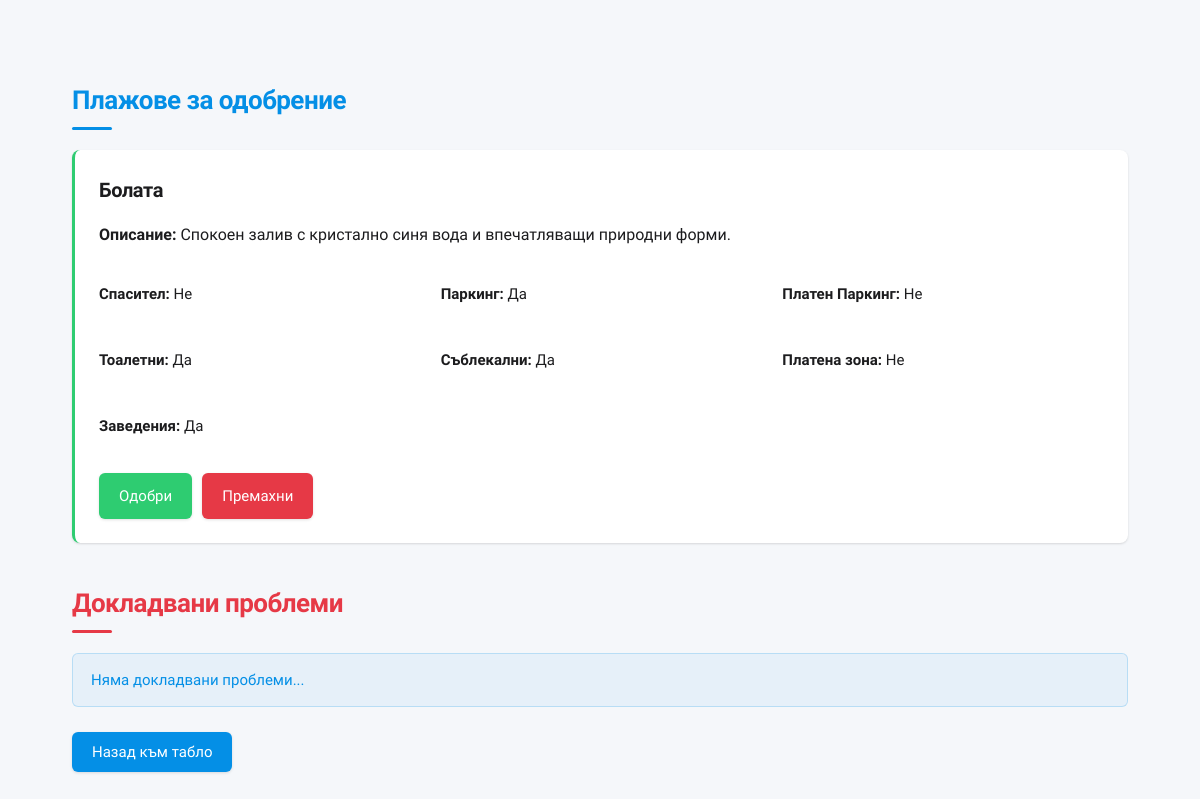
The app's page /moderation/dashboard-mod/ (signed in) with its own data.
### beaches/models.py (models this page shows, shortened)
class Beach(models.Model):
    TYPE_CHOICES = (
        ('beach', 'Плаж'),
        ('lake', 'Езеро'),
        ('dam', 'Язовир'),
    )
    has_been_approved = models.BooleanField(default=False)
    approved_date = models.DateTimeField(null=True, blank=True)
    id = models.UUIDField(primary_key=True, default=uuid.uuid4, editable=False)
    name = models.CharField(max_length=50)
    type = models.CharField(max_length=100, null=True, blank=True, default="beach")
    description = models.TextField(max_length=250, null=True, blank=True)
    latitude = models.FloatField(null=True, blank=True)
    longitude = models.FloatField(null=True, blank=True)
    rating = models.FloatField(default=default_rating)
    has_lifeguard = models.BooleanField(default=False)
    has_parking = models.BooleanField(default=False)
    has_paid_parking = models.BooleanField(default=False)
    swimming_allowed = models.BooleanField(default=False)
    fishing_allowed = models.BooleanField(default=False)
    has_toilets = models.BooleanField(default=False)
    has_changing_rooms = models.BooleanField(default=False)
    has_paid_zone = models.BooleanField(default=False)
    has_beach_bar = models.BooleanField(default=False)
    favourites = models.ManyToManyField(User, related_name="favourite_beaches", blank=True)

### beaches/views.py (the view)
# urls.py: path('moderation/dashboard-mod/', views.dashboard_mod, name='dashboard_mod'),
@user_passes_test(is_moderator)
@login_required
def dashboard_mod(request):
    pending_beaches = models.Beach.objects.filter(has_been_approved=False).prefetch_related('beachimage_set')
    reports = models.BeachReport.objects.filter(resolved = False)
    context = {
        'pending': pending_beaches,
        'reports': reports
    }
    return render(request, 'app/moderator/dashboard_mod.html', context)

### beaches/views.py (called while the page is built)
def is_moderator(user):
    return user.is_staff  # Check if user is staff | Проверка дали потребителят е модератор

### beaches/templates/app/moderator/dashboard_mod.html (shortened to what this page needs)
{% load static %}
<!DOCTYPE html>
<html lang="bg">
<head>
    <link rel="stylesheet" href="{% static 'dashboard_mod.css' %}">
</head>
<body class="mod-container">
    <h2 class="section-title blue">Плажове за одобрение</h2>
    {% for beach in pending %}
        <div class="mod-card green-border">
            <h3 class="card-title">{{ beach.name }}</h3>
            <p><strong>Описание:</strong> {{ beach.description }}</p>
            <div class="info-grid">
                <p><strong>Спасител:</strong> {{ beach.has_lifeguard|yesno:"Да,Не" }}</p>
                <p><strong>Паркинг:</strong> {{ beach.has_parking|yesno:"Да,Не" }}</p>
                <p><strong>Платен Паркинг:</strong> {{ beach.has_paid_parking|yesno:"Да,Не" }}</p>
                <p><strong>Тоалетни:</strong> {{ beach.has_toilets|yesno:"Да,Не" }}</p>
                <p><strong>Съблекални:</strong> {{ beach.has_changing_rooms|yesno:"Да,Не" }}</p>
                <p><strong>Платена зона:</strong> {{ beach.has_paid_zone|yesno:"Да,Не" }}</p>
                <p><strong>Заведения:</strong> {{ beach.has_beach_bar|yesno:"Да,Не" }}</p>
            </div>
            <div class="actions">
                <a href="{% url 'beach_approve' beach.id %}" class="btn green">Одобри</a>
                <a href="{% url 'beach_delete' beach.id %}" class="btn red">Премахни</a>
            </div>
        </div>
    {% empty %}
        <div class="alert blue">Няма плажове за одобрение...</div>
    {% endfor %}
    <h2 class="section-title red">Докладвани проблеми</h2>
    {% for report in reports %}
        <div class="mod-card red-border">
            <h3 class="card-title red">{{ report.title }}</h3>
            <div class="meta">
                <p>Плаж: <span class="highlight">{{ report.beach.name }}</span></p>
                <p>Потребител: <span class="highlight">{{ report.submitted_by.username }}</span></p>
                <p>Категория: <span class="highlight">{{ report.category }}</span></p>
            </div>
            <div class="beach-images">
                <h4>Снимки:</h4>
                {% for image_instance in report.beach.images.all %}
                    <img src="{{ image_instance.image.url }}" alt="Снимка на плаж {{ beach.name }}">
                {% empty %}
                    <p class="muted">Няма качени снимки.</p>
                {% endfor %}
            </div>
            <p><strong>Описание:</strong><br>
                {% if report.description %}
                    <span class="muted">{{ report.description }}</span>
                {% else %}
                    <span class="muted italic">Няма описание...</span>
                {% endif %}
            </p>
            <div class="actions">
                <a href="{% url 'report_resolve' report.id %}" class="btn green">Разрешено</a>
                <a href="#" class="btn yellow">Прегледай</a>
                <a href="{% url 'report_delete' report.id %}" class="btn red">Изтрии</a>
            </div>
        </div>
    {% empty %}
        <div class="alert blue mb-32">Няма докладвани проблеми...</div>
    {% endfor %}
    <a class="btn blue" href="{% url 'admin:index' %}">Назад към табло</a>
</body>
</html>

### static/dashboard_mod.css (style rules this page uses)
body.mod-container { font-family: "Onest", sans-serif; background-color: #f5f7fa; color: #1c1c1e; padding: 32px 64px; line-height: 1.6; font-size: 16px; }
h1, h2, h3, h4, h5, h6, .section-title, .card-title { font-weight: 600; letter-spacing: -0.02em; }
.section-title { font-size: 26px; margin: 40px 0 20px; color: #1c1c1e; position: relative; padding-bottom: 8px; }
.section-title::after { content: ""; position: absolute; bottom: 0; left: 0; width: 40px; height: 3px; background: currentColor; border-radius: 3px; }
.section-title.blue { color: #048fe6; }
.section-title.red { color: #e63946; }
.mod-card { background: #ffffff; border-radius: 8px; padding: 24px; margin-bottom: 20px; box-shadow: 0 1px 3px rgba(0, 0, 0, 0.08), 0 1px 2px rgba(0, 0, 0, 0.06); border-left: 3px solid #e5e5e5; transition: box-shadow 0.15s ease, border-left-color 0.15s ease; }
.green-border { border-left-color: #2ecc71; }
.card-title { margin-top: 0; margin-bottom: 16px; font-size: 20px; color: #1c1c1e; }
.info-grid { display: grid; grid-template-columns: 1fr 1fr 1fr; gap: 12px 20px; margin: 20px 0; font-size: 15px; }
.alert { padding: 14px 18px; border-radius: 6px; font-size: 15px; background: rgba(4, 143, 230, 0.06); color: #048fe6; margin-top: 12px; border: 1px solid rgba(4, 143, 230, 0.2); font-weight: 500; }
.actions { display: flex; flex-wrap: wrap; gap: 10px; margin-top: 12px; }
.btn { text-decoration: none; color: #fff; padding: 11px 20px; border-radius: 6px; font-size: 15px; font-weight: 500; transition: background-color 0.15s ease, transform 0.15s ease; box-shadow: 0 1px 3px rgba(0, 0, 0, 0.12); border: none; cursor: pointer; }
.btn.green { background: #2ecc71; }
.btn.red { background: #e63946; }
.btn.blue { margin-top: 20px; background: #048fe6; color: white; }
.mb-32 { margin-bottom: 32px; }

### records on screen
Beach: name "Болата", description "Спокоен залив с кристално синя вода и впечатляващи природни форми.", has_lifeguard "Не", has_parking "Да", has_paid_parking "Не", has_toilets "Да", has_changing_rooms "Да", has_paid_zone "Не", has_beach_bar "Да"
